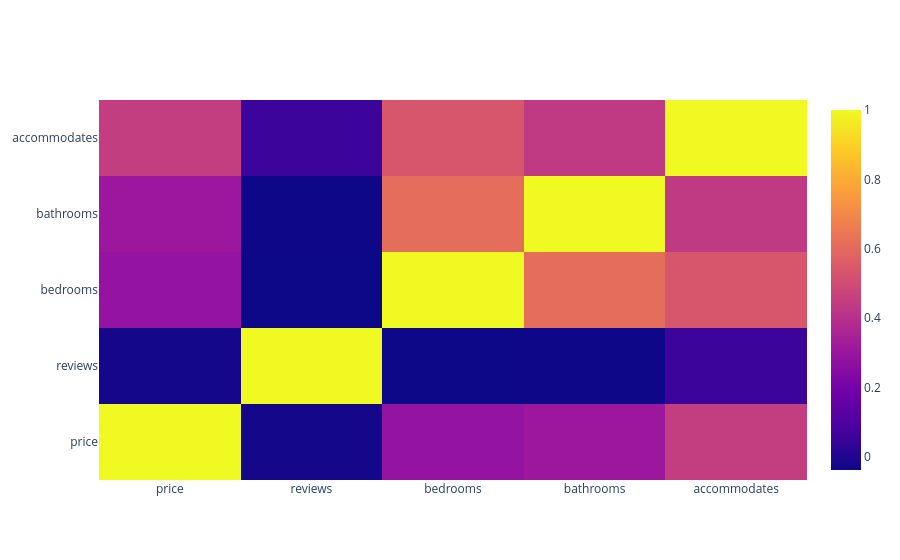

The notebook cell this image was saved under:
### Code cell
corr = df[['price','reviews','bedrooms','bathrooms','accommodates']].corr()
fig = go.Figure(data=go.Heatmap(z=corr.values, x=corr.columns, y=corr.columns))
fig.show()

### Figure 1 — Plotly figure (JSON) as saved in the notebook; plotly's stock layout.template omitted (floating-point values rounded to 4 significant figures)
{"data": [{"type": "heatmap", "x": ["price", "reviews", "bedrooms", "bathrooms", "accommodates"], "y": ["price", "reviews", "bedrooms", "bathrooms", "accommodates"], "z": [[1.0, -0.02129, 0.2873, 0.3087, 0.45], [-0.02129, 1.0, -0.03781, -0.03502, 0.05942], [0.2873, -0.03781, 1.0, 0.6124, 0.5336], [0.3087, -0.03502, 0.6124, 1.0, 0.4347], [0.45, 0.05942, 0.5336, 0.4347, 1.0]]}], "layout": {}}
